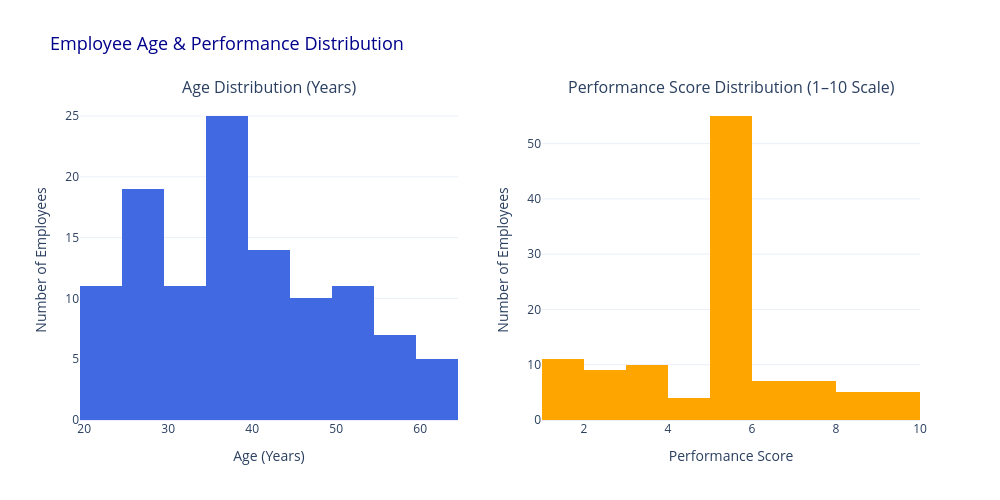

The code cell stored with this chart in its notebook:
### Markdown cell above
# Employee Characteristics

### Code cell
import plotly.graph_objects as go
from plotly.subplots import make_subplots

# --- Create Subplots ---
fig = make_subplots(
    rows=1, cols=2,
    subplot_titles=("Age Distribution (Years)", "Performance Score Distribution (1–10 Scale)")
)

# --- Age Distribution ---
fig.add_trace(go.Histogram(
    x=df['Age'],
    nbinsx=8,
    marker_color='royalblue',
    name='Age Distribution',
    hovertemplate="Age: %{x}<br>Employees: %{y}<extra></extra>"
), row=1, col=1)

# --- Performance Score Distribution ---
fig.add_trace(go.Histogram(
    x=df['PerformanceScore'],
    nbinsx=10,
    marker_color='orange',
    name='Performance Score Distribution',
    hovertemplate="Score: %{x}<br>Employees: %{y}<extra></extra>"
), row=1, col=2)

# --- Layout Customization ---
fig.update_layout(
    title="Employee Age & Performance Distribution",
    template="plotly_white",
    width=1000,
    height=500,
    showlegend=False,
    title_font_size=18,
    title_font_color='darkblue'
)

# --- Axis Titles ---
fig.update_xaxes(title_text="Age (Years)", row=1, col=1)
fig.update_yaxes(title_text="Number of Employees", row=1, col=1)
fig.update_xaxes(title_text="Performance Score", row=1, col=2)
fig.update_yaxes(title_text="Number of Employees", row=1, col=2)

fig.show()

### Figure 1 — Plotly figure (JSON) as saved in the notebook; plotly's stock layout.template omitted (floating-point values rounded to 4 significant figures)
{"data": [{"hovertemplate": "Age: %{x}<br>Employees: %{y}<extra></extra>", "marker": {"color": "royalblue"}, "name": "Age Distribution", "nbinsx": 8, "type": "histogram", "x": [27.0, 56.0, 29.0, 58.0, 41.0, 52.0, 55.0, 38.0, 57.0, 46.0, 50.0, 25.0, 38.0, 31.0, 42.0, 21.0, 38.0, 39.0, 52.0, 34.0, 50.0, 60.0, 48.0, 43.0, 33.0, 31.0, 27.0, 47.0, 44.0, 30.0, 54.0, 23.0, 27.0, 38.0, 27.0, 45.0, 38.0, 23.0, 31.0, 40.0, 44.0, 49.0, 43.0, 27.0, 32.0, 48.0, 52.0, 41.0, 42.0, 37.0, 44.0, 25.0, 40.0, 24.0, 49.0, 36.0, 50.0, 28.0, 33.0, 38.0, 27.0, 38.0, 22.0, 38.0, 31.0, 36.0, 36.0, 36.0, 60.0, 28.0, 28.0, 60.0, 37.0, 45.0, 38.0, 27.0, 38.0, 23.0, 38.0, 58.0, 38.0, 53.0, 37.0, 23.0, 42.0, 38.0, 54.0, 22.0, 28.0, 38.0, 29.0, 23.0, 55.0, 23.0, 42.0, 46.0, 25.0, 32.0, 55.0, 31.0, 25.0, 37.0, 38.0, 42.0, 60.0, 23.0, 51.0, 25.0, 45.0, 27.0, 38.0, 60.0, 54.0], "xaxis": "x", "yaxis": "y"}, {"hovertemplate": "Score: %{x}<br>Employees: %{y}<extra></extra>", "marker": {"color": "orange"}, "name": "Performance Score Distribution", "nbinsx": 10, "type": "histogram", "x": [6.5, 5.0, 1.6, 7.2, 2.1, 5.2, 2.6, 5.2, 9.8, 5.2, 5.2, 5.2, 3.3, 7.9, 5.2, 5.2, 5.2, 7.9, 1.4, 3.8, 5.2, 4.7, 5.8, 5.2, 5.2, 3.2, 1.4, 5.2, 1.2, 6.8, 5.1, 4.1, 9.2, 1.2, 8.5, 5.2, 6.4, 7.9, 5.2, 5.2, 5.2, 2.4, 5.3, 3.9, 8.5, 5.2, 5.2, 5.1, 8.3, 1.6, 5.2, 7.8, 3.5, 5.2, 8.2, 1.2, 6.8, 5.2, 9.6, 7.0, 5.2, 5.2, 5.2, 5.2, 3.1, 6.5, 5.3, 5.5, 5.2, 2.6, 4.9, 5.1, 2.3, 6.4, 1.8, 6.6, 5.2, 5.2, 5.5, 2.2, 5.2, 5.2, 5.2, 2.2, 5.2, 8.0, 3.6, 9.7, 9.1, 1.1, 5.2, 5.2, 5.2, 5.2, 3.6, 1.9, 3.1, 5.7, 5.7, 2.2, 5.2, 1.4, 3.0, 5.2, 5.2, 5.2, 5.2, 4.2, 5.2, 7.6, 5.5, 5.2, 2.5], "xaxis": "x2", "yaxis": "y2"}], "layout": {"annotations": [{"font": {"size": 16}, "showarrow": false, "text": "Age Distribution (Years)", "x": 0.225, "xanchor": "center", "xref": "paper", "y": 1, "yanchor": "bottom", "yref": "paper"}, {"font": {"size": 16}, "showarrow": false, "text": "Performance Score Distribution (1–10 Scale)", "x": 0.775, "xanchor": "center", "xref": "paper", "y": 1, "yanchor": "bottom", "yref": "paper"}], "height": 500, "showlegend": false, "title": {"font": {"color": "darkblue", "size": 18}, "text": "Employee Age & Performance Distribution"}, "width": 1000, "xaxis": {"anchor": "y", "domain": [0, 0.45], "title": {"text": "Age (Years)"}}, "xaxis2": {"anchor": "y2", "domain": [0.55, 1], "title": {"text": "Performance Score"}}, "yaxis": {"anchor": "x", "domain": [0, 1], "title": {"text": "Number of Employees"}}, "yaxis2": {"anchor": "x2", "domain": [0, 1], "title": {"text": "Number of Employees"}}}}
